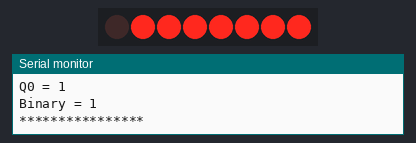
A sketch run on a simulated Arduino Uno, built with avr-gcc and run on an emulated ATmega328P. Parts: 8 shift-register outputs drawn as a row of LEDs (first output left, lit = HIGH), the last lines printed to the serial monitor. Wiring (inferred from the names in the program): shift register (74HC595): data pin 11; shift clock pin 12; latch pin 8. Wiring (inferred from the signals the program sends): row of LEDs: on Q0, Q1, Q2, Q3, Q4, Q5, Q6, Q7.

Above: at 0.1 s.
At 8.1 s:
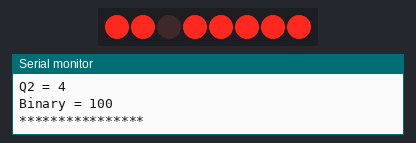
At 12.1 s:
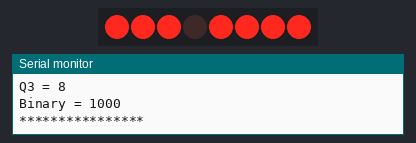
At 16.1 s:
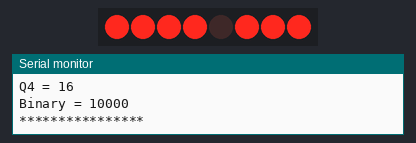
At 24.1 s:
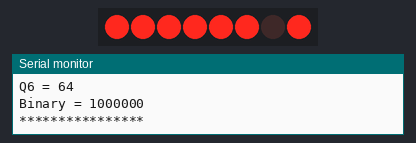
At 36.1 s:
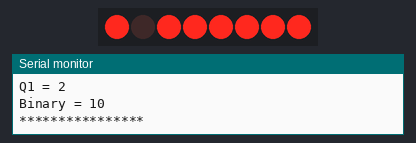
Timing chart, 0 to 37.6 s (numbered marks = the images above):
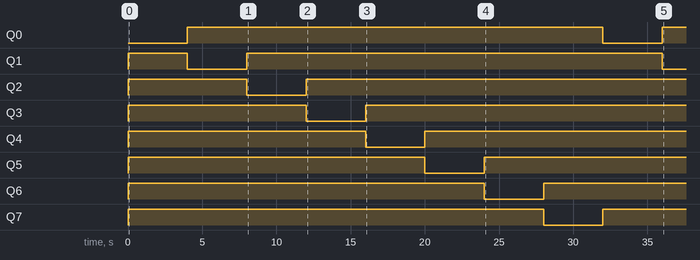

The sketch:

segments.ino
```cpp
/*
********************************************************************
  Name    : shiftOutDisplay, Test code
  Author  : Benjo Charlie
  Date    : 13 Sept, 2013
  Version : 1.0
  Notes   : Shiftbit registers can be a little tricky to setup so I
          : designed this simple Hello World code for doing just that.
          : This example uses a 74HC595 Shift Bit Register in conjunction
          : with a common anode seven segment display.
          : This code sends the following values to a Shift Bit Register:
          : 1, 2, 4, 8, 16, 32, 64, 128.
          : Each of the 74HC595 outputs will "switch on" in turn.
********************************************************************

7 Segment (Common Anode) Display Map: (This can be altered to reflect your HW)

    D   E  5V   F   G
 ___|___|___|___|___|____
|                        |
|        F               |
|    E       G           |
|        D               |
|    A       C           |
|        B       H(Dot)  |
|________________________|
    |   |   |   |   |
    A   B  5V   C   H

74HC595 Map:
           _______
   OUT Q1-|1 *  16|-5V
   OUT Q2-|2    15|-OUT Q0
   OUT Q3-|3    14|-ARD PIN 11
   OUT Q4-|4    13|-GND
   OUT Q5-|5    12|-ARD PIN 8 ; 1uF TO GND
   OUT Q6-|6    11|-ARD PIN 12
   OUT Q7-|7    10|-5V
      GND-|8_____9|-

********************************************************************
*/

//Pin connected to ST_CP of 74HC595
int latchPin = 8;
//Pin connected to SH_CP of 74HC595
int clockPin = 12;
//Pin connected to DS of 74HC595
int dataPin = 11;

void setup() {

  //set pins to output so you can control the shift register
  pinMode(latchPin, OUTPUT);
  pinMode(clockPin, OUTPUT);
  pinMode(dataPin, OUTPUT);
  Serial.begin(9600);
}

void loop() {

// integer to represent the "Q" pin on the Shift Bit Register.
int shiftBitRegPin=0;

  // The following for loop will Shift the "HIGH" value on the Shift Bit Register from Q0-Q7.
  // This is achieved by sending the values 1,2,4,8,16,32,64,128
  // The Binary equivalent is as follows (Notice the bit movement):
  // 0000 0001, 0000 0010, 0000 0100, 0000 1000, 0001 0000, 0010 0000, 0100 0000, 1000 0000
  // NB. The operator << could be replaced with *2 if that helps with understanding.
  for (int shiftBitRegOut = 1; shiftBitRegOut < 256; shiftBitRegOut = shiftBitRegOut << 1) {

    // take the latchPin low so the output
    // doesn't change while you're sending in bits:
    digitalWrite(latchPin, LOW);

    // shift out the bits:
    shiftOut(dataPin, clockPin, MSBFIRST, shiftBitRegOut);

    //take the latch pin high so the LEDs will light up:
    digitalWrite(latchPin, HIGH);

    // Print out the Shift Bit Register pin with it's corresponding value.
    Serial.print("Q");
    Serial.print(shiftBitRegPin);
    Serial.print(" = ");
    Serial.println(shiftBitRegOut);
    Serial.print("Binary = ");
    Serial.println(shiftBitRegOut, BIN);
    Serial.println("****************");

    // Increment the pin number by 1 but do not exceed 7
    if (shiftBitRegPin>=7) {
      shiftBitRegPin=0;
    } else {
        shiftBitRegPin++;
    }
    delay(4000);
  }
}
```

Measured:
- by itself, Q0: LOW → HIGH at 4.0 s, → LOW 28.0 s later, → HIGH 4.0 s later
- by itself, Q1: LOW → HIGH at 0.00 s, → LOW 4.0 s later, → HIGH 4.0 s later, → LOW 28.0 s later
- by itself, Q2: LOW → HIGH at 0.00 s, → LOW 8.0 s later, → HIGH 4.0 s later
- by itself, Q3: LOW → HIGH at 0.00 s, → LOW 12.0 s later, → HIGH 4.0 s later
- by itself, Q4: LOW → HIGH at 0.00 s, → LOW 16.0 s later, → HIGH 4.0 s later
- by itself, Q5: LOW → HIGH at 0.00 s, → LOW 20.0 s later, → HIGH 4.0 s later
- by itself, Q6: LOW → HIGH at 0.00 s, → LOW 24.0 s later, → HIGH 4.0 s later
- by itself, Q7: LOW → HIGH at 0.00 s, → LOW 28.0 s later, → HIGH 4.0 s later
